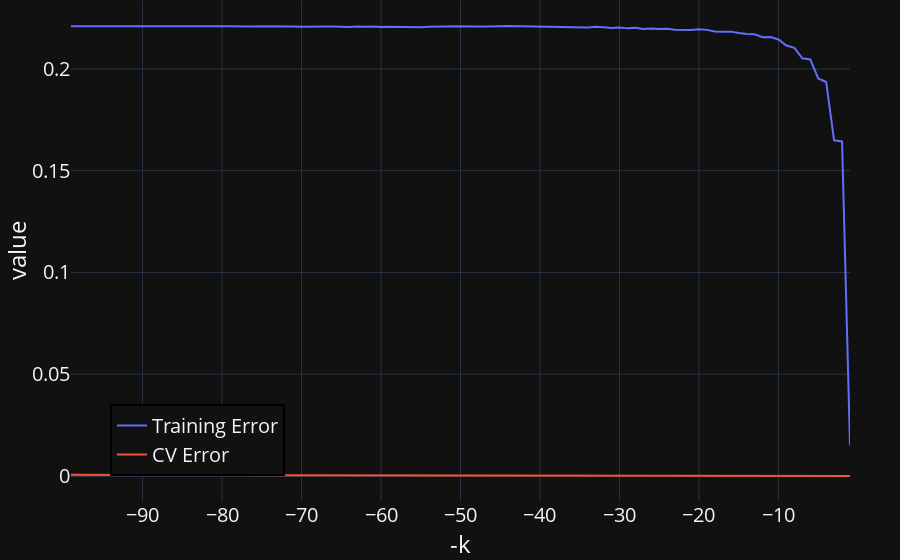

Write notebook code for a chart like this one.
### Code cell
fig = px.line(both_training_and_CV_errors, x = "-k", y = ["Training Error", "CV Error"])
standardize_figure(fig)
fig.update_layout(legend_title= "", legend=dict( x=0.05, y=0.05, bordercolor="Black", borderwidth=2))
fig.show()

### Figure 1 — Plotly figure (JSON) as saved in the notebook; plotly's stock layout.template omitted (floating-point values rounded to 4 significant figures)
{"data": [{"hovertemplate": "variable=Training Error<br>-k=%{x}<br>value=%{y}<extra></extra>", "legendgroup": "Training Error", "line": {"color": "#636efa", "dash": "solid"}, "marker": {"symbol": "circle"}, "mode": "lines", "name": "Training Error", "orientation": "v", "showlegend": true, "x": [-1, -2, -3, -4, -5, -6, -7, -8, -9, -10, -11, -12, -13, -14, -15, -16, -17, -18, -19, -20, -21, -22, -23, -24, -25, -26, -27, -28, -29, -30, -31, -32, -33, -34, -35, -36, -37, -38, -39, -40, -41, -42, -43, -44, -45, -46, -47, -48, -49, -50, -51, -52, -53, -54, -55, -56, -57, -58, -59, -60, -61, -62, -63, -64, -65, -66, -67, -68, -69, -70, -71, -72, -73, -74, -75, -76, -77, -78, -79, -80, -81, -82, -83, -84, -85, -86, -87, -88, -89, -90, -91, -92, -93, -94, -95, -96, -97, -98, -99], "xaxis": "x", "y": [0.0151, 0.1644, 0.1649, 0.1936, 0.1953, 0.2047, 0.2052, 0.2104, 0.2115, 0.2145, 0.2157, 0.2156, 0.2171, 0.2172, 0.2177, 0.2183, 0.2183, 0.2184, 0.2192, 0.2195, 0.2191, 0.2191, 0.2193, 0.2198, 0.2196, 0.2198, 0.2196, 0.2202, 0.2199, 0.2204, 0.2201, 0.2205, 0.2207, 0.2203, 0.2204, 0.2204, 0.2208, 0.2207, 0.2206, 0.221, 0.2211, 0.2211, 0.2209, 0.2211, 0.221, 0.2208, 0.2209, 0.2209, 0.221, 0.2209, 0.221, 0.2209, 0.2206, 0.2207, 0.2205, 0.2206, 0.2207, 0.2206, 0.2207, 0.2206, 0.2208, 0.2207, 0.2209, 0.2207, 0.2209, 0.2208, 0.2209, 0.2207, 0.2209, 0.2208, 0.2208, 0.2209, 0.221, 0.221, 0.221, 0.2209, 0.221, 0.221, 0.221, 0.221, 0.221, 0.221, 0.221, 0.221, 0.221, 0.221, 0.221, 0.221, 0.221, 0.221, 0.221, 0.221, 0.2209, 0.2209, 0.2209, 0.2209, 0.2209, 0.2209, 0.221], "yaxis": "y", "type": "scatter"}, {"hovertemplate": "variable=CV Error<br>-k=%{x}<br>value=%{y}<extra></extra>", "legendgroup": "CV Error", "line": {"color": "#EF553B", "dash": "solid"}, "marker": {"symbol": "circle"}, "mode": "lines", "name": "CV Error", "orientation": "v", "showlegend": true, "x": [-1, -2, -3, -4, -5, -6, -7, -8, -9, -10, -11, -12, -13, -14, -15, -16, -17, -18, -19, -20, -21, -22, -23, -24, -25, -26, -27, -28, -29, -30, -31, -32, -33, -34, -35, -36, -37, -38, -39, -40, -41, -42, -43, -44, -45, -46, -47, -48, -49, -50, -51, -52, -53, -54, -55, -56, -57, -58, -59, -60, -61, -62, -63, -64, -65, -66, -67, -68, -69, -70, -71, -72, -73, -74, -75, -76, -77, -78, -79, -80, -81, -82, -83, -84, -85, -86, -87, -88, -89, -90, -91, -92, -93, -94, -95, -96, -97, -98, -99], "xaxis": "x", "y": [0.0, 0.0, 0.0, 0.0, 0.0, 0.0, 0.0, 0.0, 0.0, 0.0, 0.0, 0.0, 0.0, 0.0, 0.0, 0.0, 0.0, 0.0, 0.0, 0.0, 0.0, 0.0, 0.0, 0.0, 0.0, 0.0, 0.0, 0.0, 0.0, 0.0, 0.0, 0.0, 0.0, 0.0, 0.0, 0.0, 0.0, 0.0, 0.0, 0.0, 0.0, 0.0, 0.0, 0.0, 0.0, 4.444e-05, 4.444e-05, 8.889e-05, 8.889e-05, 8.889e-05, 8.889e-05, 8.889e-05, 8.889e-05, 0.0001333, 8.889e-05, 8.889e-05, 8.889e-05, 0.0001778, 0.0001778, 0.0002222, 0.0002222, 0.0002667, 0.0002667, 0.0003111, 0.0002667, 0.0003111, 0.0002667, 0.0003111, 0.0003111, 0.0003556, 0.0003556, 0.0004, 0.0003556, 0.0004, 0.0003556, 0.0004444, 0.0004, 0.0004444, 0.0004444, 0.0004889, 0.0004444, 0.0004889, 0.0004889, 0.0004889, 0.0004444, 0.0005333, 0.0005333, 0.0005333, 0.0005333, 0.0005333, 0.0005333, 0.0005333, 0.0005333, 0.0005333, 0.0005333, 0.0006222, 0.0006222, 0.0006222, 0.0006222], "yaxis": "y", "type": "scatter"}], "layout": {"xaxis": {"anchor": "y", "domain": [0.0, 1.0], "title": {"text": "-k"}}, "yaxis": {"anchor": "x", "domain": [0.0, 1.0], "title": {"text": "value"}}, "legend": {"title": {"text": ""}, "tracegroupgap": 0, "x": 0.05, "y": 0.05, "bordercolor": "Black", "borderwidth": 2}, "margin": {"t": 1, "l": 50, "r": 50, "b": 0}, "font": {"size": 20}}}
